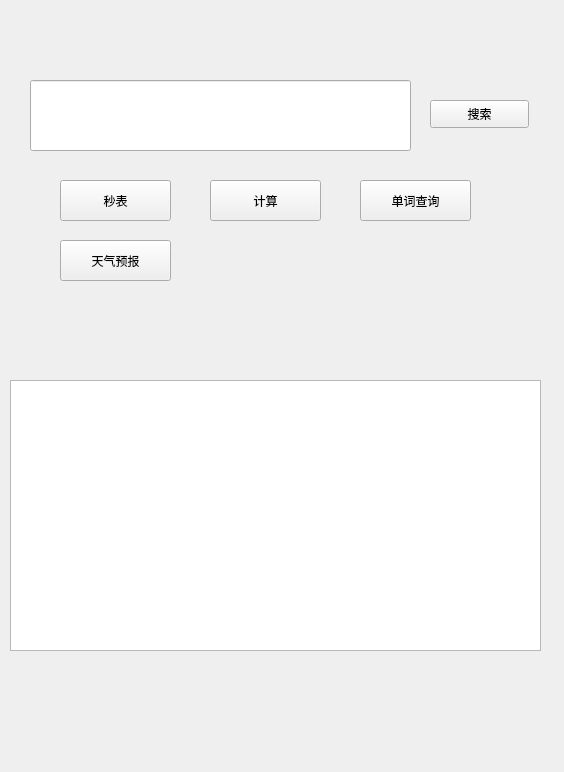
<?xml version="1.0" encoding="UTF-8"?>
<ui version="4.0">
 <class>Widget</class>
 <widget class="QWidget" name="Widget">
  <property name="geometry">
   <rect>
    <x>0</x>
    <y>0</y>
    <width>564</width>
    <height>772</height>
   </rect>
  </property>
  <property name="windowTitle">
   <string>Widget</string>
  </property>
  <property name="autoFillBackground">
   <bool>false</bool>
  </property>
  <property name="styleSheet">
   <string notr="true">background-image: url(C:/Users/Lenovo/Desktop/Pixmap/e3dazi41yf0njutxq6kp9obcrw78ghvl_PIC2018 (1).png!w800);</string>
  </property>
  <widget class="QPushButton" name="pushDingshi">
   <property name="geometry">
    <rect>
     <x>60</x>
     <y>180</y>
     <width>111</width>
     <height>41</height>
    </rect>
   </property>
   <property name="text">
    <string>秒表</string>
   </property>
   <property name="icon">
    <iconset>
     <normaloff>C:/Users/Lenovo/Pictures/Saved Pictures/10452499(1).jpg</normaloff>C:/Users/Lenovo/Pictures/Saved Pictures/10452499(1).jpg</iconset>
   </property>
   <property name="iconSize">
    <size>
     <width>50</width>
     <height>50</height>
    </size>
   </property>
  </widget>
  <widget class="QPushButton" name="pushJishuan">
   <property name="geometry">
    <rect>
     <x>210</x>
     <y>180</y>
     <width>111</width>
     <height>41</height>
    </rect>
   </property>
   <property name="text">
    <string>计算</string>
   </property>
   <property name="icon">
    <iconset>
     <normaloff>C:/Users/Lenovo/Pictures/Saved Pictures/t04370440b63b30cd0b(1).jpg</normaloff>C:/Users/Lenovo/Pictures/Saved Pictures/t04370440b63b30cd0b(1).jpg</iconset>
   </property>
   <property name="iconSize">
    <size>
     <width>50</width>
     <height>50</height>
    </size>
   </property>
  </widget>
  <widget class="QPushButton" name="pushButton">
   <property name="geometry">
    <rect>
     <x>360</x>
     <y>180</y>
     <width>111</width>
     <height>41</height>
    </rect>
   </property>
   <property name="text">
    <string>单词查询</string>
   </property>
   <property name="icon">
    <iconset>
     <normaloff>C:/Users/Lenovo/Pictures/Saved Pictures/t01f0fc6d17d70af55c(1).jpg</normaloff>C:/Users/Lenovo/Pictures/Saved Pictures/t01f0fc6d17d70af55c(1).jpg</iconset>
   </property>
   <property name="iconSize">
    <size>
     <width>50</width>
     <height>50</height>
    </size>
   </property>
  </widget>
  <widget class="QLineEdit" name="lineEdit">
   <property name="geometry">
    <rect>
     <x>30</x>
     <y>80</y>
     <width>381</width>
     <height>71</height>
    </rect>
   </property>
  </widget>
  <widget class="QPushButton" name="PushButtonSousuo">
   <property name="geometry">
    <rect>
     <x>430</x>
     <y>100</y>
     <width>99</width>
     <height>28</height>
    </rect>
   </property>
   <property name="text">
    <string>搜索</string>
   </property>
  </widget>
  <widget class="QTextEdit" name="textEdit_chat">
   <property name="geometry">
    <rect>
     <x>10</x>
     <y>380</y>
     <width>531</width>
     <height>271</height>
    </rect>
   </property>
  </widget>
  <widget class="QPushButton" name="tianqiPushbutton">
   <property name="geometry">
    <rect>
     <x>60</x>
     <y>240</y>
     <width>111</width>
     <height>41</height>
    </rect>
   </property>
   <property name="text">
    <string>天气预报</string>
   </property>
   <property name="icon">
    <iconset>
     <normaloff>C:/Users/Lenovo/Pictures/Saved Pictures/t013ab8a7c83a413a7d.jpg</normaloff>C:/Users/Lenovo/Pictures/Saved Pictures/t013ab8a7c83a413a7d.jpg</iconset>
   </property>
   <property name="iconSize">
    <size>
     <width>50</width>
     <height>50</height>
    </size>
   </property>
   <property name="autoRepeat">
    <bool>false</bool>
   </property>
  </widget>
 </widget>
 <resources/>
 <connections/>
</ui>
